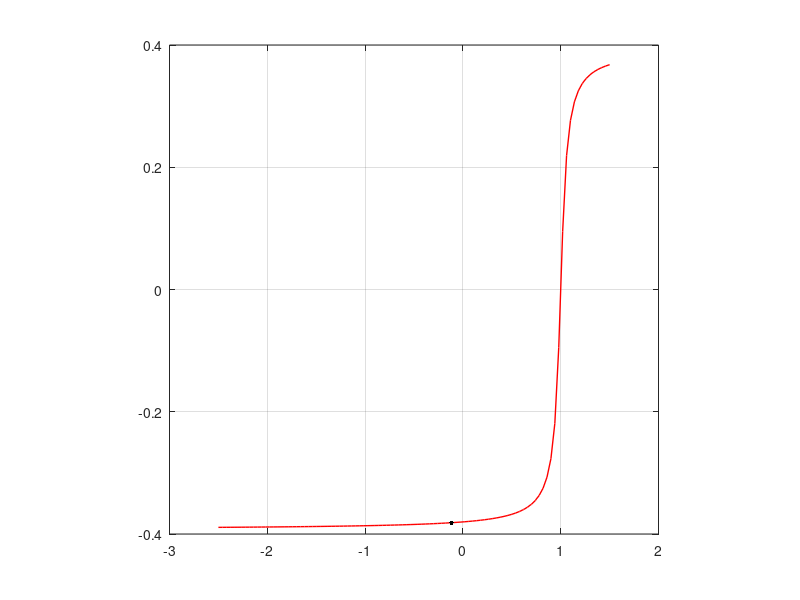

Write the MATLAB code that produced this figure.
%Definimos las funciones
f=@(x1) 0.25*atan(20*(x1-1));
%Tolerancia
tol=input('Tolerancia: ');

%Numero de evaluaciones
eval=1;
max_eval=input('Max evaluaciones:');
%Evaluación inicial
xk=-0.5;
x=xk-f(xk);
%Iteración de punto fijo
while(abs(x-xk)>tol && eval<=max_eval)
    xk=x;
    x=xk-f(xk);
    eval=eval+1;
end
%Mostramos los resultados
disp('Resultado (normal):'); disp(x);
disp('No. de iteraciones:'); disp(eval);

%Graficación
a=-2.5; b=1.5;
equis=a:(b-a)/100:b;
y=f(equis);
plot(equis,y,'r-','linewidth',1); hold on;
plot(x,f(x),'k.','markersize',10);
grid on; axis square;